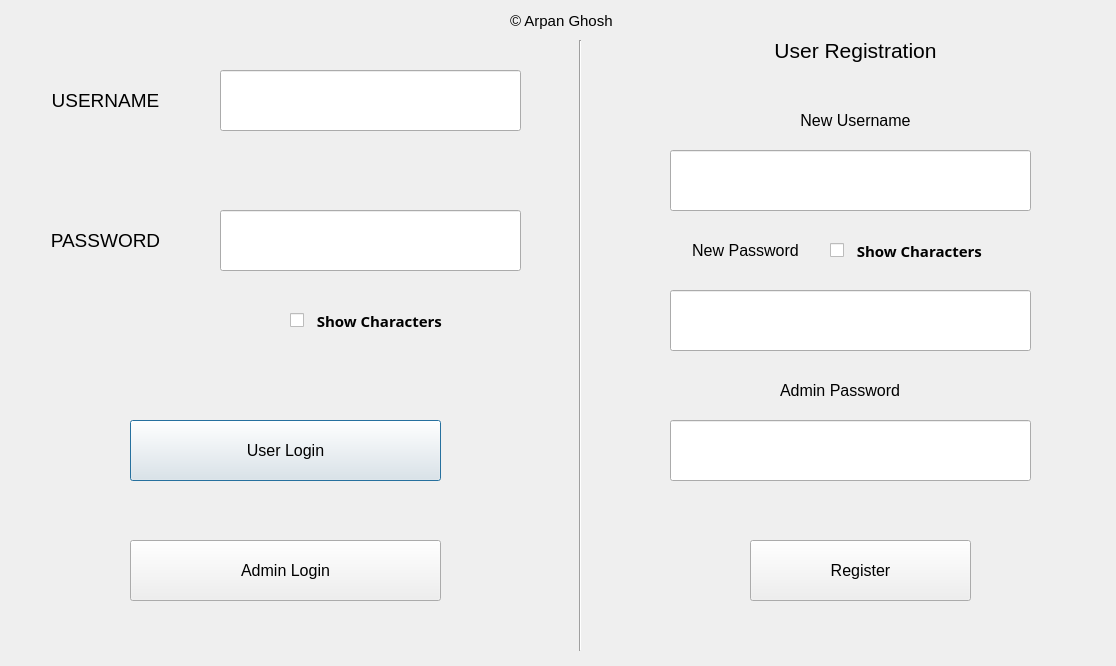
<?xml version="1.0" encoding="UTF-8"?>
<ui version="4.0">
 <class>Dialog</class>
 <widget class="QDialog" name="Dialog">
  <property name="geometry">
   <rect>
    <x>0</x>
    <y>0</y>
    <width>1116</width>
    <height>666</height>
   </rect>
  </property>
  <property name="windowTitle">
   <string>Dialog</string>
  </property>
  <widget class="QLabel" name="label">
   <property name="geometry">
    <rect>
     <x>20</x>
     <y>80</y>
     <width>171</width>
     <height>41</height>
    </rect>
   </property>
   <property name="font">
    <font>
     <pointsize>14</pointsize>
    </font>
   </property>
   <property name="text">
    <string>USERNAME</string>
   </property>
   <property name="alignment">
    <set>Qt::AlignCenter</set>
   </property>
  </widget>
  <widget class="Line" name="line">
   <property name="geometry">
    <rect>
     <x>570</x>
     <y>40</y>
     <width>20</width>
     <height>611</height>
    </rect>
   </property>
   <property name="orientation">
    <enum>Qt::Vertical</enum>
   </property>
  </widget>
  <widget class="QLabel" name="label_2">
   <property name="geometry">
    <rect>
     <x>30</x>
     <y>210</y>
     <width>151</width>
     <height>61</height>
    </rect>
   </property>
   <property name="font">
    <font>
     <pointsize>14</pointsize>
    </font>
   </property>
   <property name="text">
    <string>PASSWORD</string>
   </property>
   <property name="alignment">
    <set>Qt::AlignCenter</set>
   </property>
  </widget>
  <widget class="QLineEdit" name="lineEdit">
   <property name="geometry">
    <rect>
     <x>220</x>
     <y>70</y>
     <width>301</width>
     <height>61</height>
    </rect>
   </property>
  </widget>
  <widget class="QLineEdit" name="lineEdit_2">
   <property name="geometry">
    <rect>
     <x>220</x>
     <y>210</y>
     <width>301</width>
     <height>61</height>
    </rect>
   </property>
  </widget>
  <widget class="QPushButton" name="pushButton">
   <property name="geometry">
    <rect>
     <x>130</x>
     <y>420</y>
     <width>311</width>
     <height>61</height>
    </rect>
   </property>
   <property name="font">
    <font>
     <pointsize>12</pointsize>
    </font>
   </property>
   <property name="text">
    <string>User Login</string>
   </property>
  </widget>
  <widget class="QPushButton" name="pushButton_2">
   <property name="geometry">
    <rect>
     <x>130</x>
     <y>540</y>
     <width>311</width>
     <height>61</height>
    </rect>
   </property>
   <property name="font">
    <font>
     <pointsize>12</pointsize>
    </font>
   </property>
   <property name="text">
    <string>Admin Login</string>
   </property>
  </widget>
  <widget class="QCheckBox" name="checkBox">
   <property name="geometry">
    <rect>
     <x>290</x>
     <y>300</y>
     <width>181</width>
     <height>41</height>
    </rect>
   </property>
   <property name="font">
    <font>
     <family>Segoe UI Semibold</family>
     <pointsize>11</pointsize>
     <weight>75</weight>
     <bold>true</bold>
    </font>
   </property>
   <property name="text">
    <string>  Show Characters</string>
   </property>
  </widget>
  <widget class="QLabel" name="label_3">
   <property name="geometry">
    <rect>
     <x>750</x>
     <y>20</y>
     <width>211</width>
     <height>61</height>
    </rect>
   </property>
   <property name="font">
    <font>
     <pointsize>16</pointsize>
    </font>
   </property>
   <property name="text">
    <string>User Registration</string>
   </property>
   <property name="alignment">
    <set>Qt::AlignCenter</set>
   </property>
  </widget>
  <widget class="QLineEdit" name="lineEdit_3">
   <property name="geometry">
    <rect>
     <x>670</x>
     <y>290</y>
     <width>361</width>
     <height>61</height>
    </rect>
   </property>
  </widget>
  <widget class="QLabel" name="label_4">
   <property name="geometry">
    <rect>
     <x>770</x>
     <y>100</y>
     <width>171</width>
     <height>41</height>
    </rect>
   </property>
   <property name="font">
    <font>
     <pointsize>12</pointsize>
    </font>
   </property>
   <property name="text">
    <string>New Username</string>
   </property>
   <property name="alignment">
    <set>Qt::AlignCenter</set>
   </property>
  </widget>
  <widget class="QLineEdit" name="lineEdit_4">
   <property name="geometry">
    <rect>
     <x>670</x>
     <y>150</y>
     <width>361</width>
     <height>61</height>
    </rect>
   </property>
  </widget>
  <widget class="QLabel" name="label_5">
   <property name="geometry">
    <rect>
     <x>670</x>
     <y>220</y>
     <width>151</width>
     <height>61</height>
    </rect>
   </property>
   <property name="font">
    <font>
     <pointsize>12</pointsize>
    </font>
   </property>
   <property name="text">
    <string>New Password</string>
   </property>
   <property name="alignment">
    <set>Qt::AlignCenter</set>
   </property>
  </widget>
  <widget class="QLabel" name="label_6">
   <property name="geometry">
    <rect>
     <x>780</x>
     <y>370</y>
     <width>161</width>
     <height>41</height>
    </rect>
   </property>
   <property name="font">
    <font>
     <pointsize>12</pointsize>
    </font>
   </property>
   <property name="text">
    <string>Admin Password</string>
   </property>
  </widget>
  <widget class="QLineEdit" name="lineEdit_5">
   <property name="geometry">
    <rect>
     <x>670</x>
     <y>420</y>
     <width>361</width>
     <height>61</height>
    </rect>
   </property>
  </widget>
  <widget class="QPushButton" name="pushButton_3">
   <property name="geometry">
    <rect>
     <x>750</x>
     <y>540</y>
     <width>221</width>
     <height>61</height>
    </rect>
   </property>
   <property name="font">
    <font>
     <pointsize>12</pointsize>
    </font>
   </property>
   <property name="text">
    <string>Register</string>
   </property>
  </widget>
  <widget class="QCheckBox" name="checkBox_2">
   <property name="geometry">
    <rect>
     <x>830</x>
     <y>230</y>
     <width>181</width>
     <height>41</height>
    </rect>
   </property>
   <property name="font">
    <font>
     <family>Segoe UI Semibold</family>
     <pointsize>11</pointsize>
     <weight>75</weight>
     <bold>true</bold>
    </font>
   </property>
   <property name="text">
    <string>  Show Characters</string>
   </property>
  </widget>
  <widget class="QLabel" name="label_7">
   <property name="geometry">
    <rect>
     <x>510</x>
     <y>0</y>
     <width>181</width>
     <height>41</height>
    </rect>
   </property>
   <property name="font">
    <font>
     <pointsize>11</pointsize>
    </font>
   </property>
   <property name="text">
    <string>© Arpan Ghosh</string>
   </property>
  </widget>
 </widget>
 <resources/>
 <connections/>
</ui>
